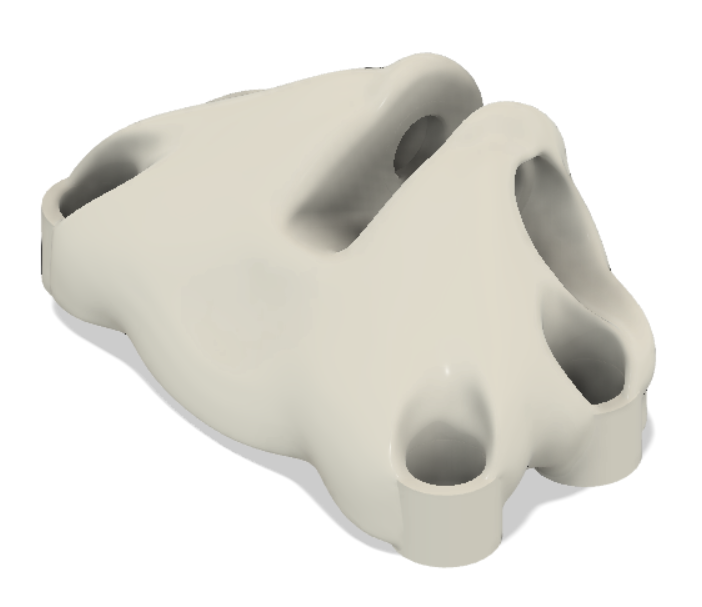
#> input picture Utility/Data/executable-win/executable-win/data/burak-initial-dataset-v4-zbr/Generative_Design_Data/ABS_Plastic_3_axis_milling/part.png, 702 x 607 px
$ python image_resizer.py   (older library calls are emulated)
#> lines starting #> are read from the running program, lines starting #| are printed output that depends on the picture
import PIL
from PIL import Image
import os
from Utility import PathDefs


def resizeAndCrop(imgPath):

    im = Image.open(imgPath)
#> im is the input picture: PIL image 702x607 RGBA; mean R, G, B, A 227, 225.4, 219.2, 255

    # Get size
    x, y = im.size
#> x = 702; y = 607

    # New sizes
    yNew = 110
    xNew = 110 # should be equal


    # resize
    resizedImage = im.resize((int(xNew), int(yNew)), PIL.Image.ANTIALIAS)
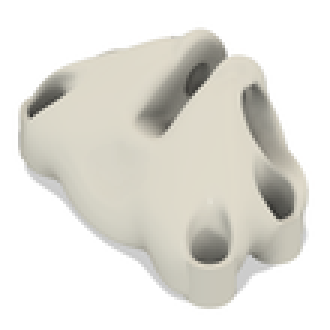
#> resizedImage: PIL image 110x110 RGBA (shown 3 times larger); mean R, G, B, A 227, 225.3, 219.1, 255

    # save
    print("SAVE", imgPath)
    resizedImage.save(
        # "C:\\Users\\akimmel\\Downloads\\Generative_Design_Data\\Generative_Design_Data\\" + str(part) + "\\part110x110.png")
        PathDefs.design_path / str(part) / "part110x110.png")


for part in os.listdir(
        # "C:\\Users\\akimmel\\Downloads\\Generative_Design_Data\\Generative_Design_Data\\"
        PathDefs.design_path):
    resizeAndCrop(
        # "C:\\Users\\akimmel\\Downloads\\Generative_Design_Data\\Generative_Design_Data\\" + str(part) + "\\part.png"
        PathDefs.design_path / str(part) / "part.png")
